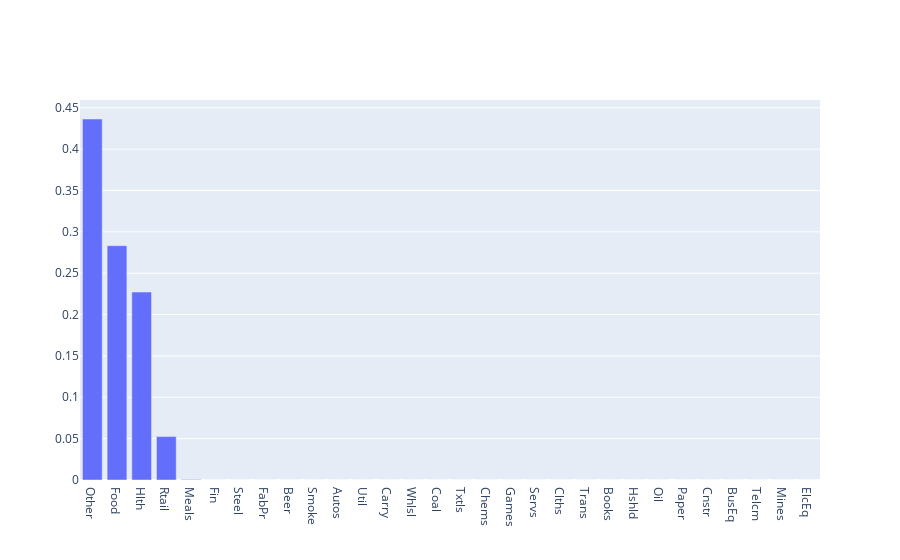

Here is the notebook cell this chart was saved with:
### Markdown cell above
STYLE ANALYZE OF BRKA_M FOR LAST DECADE FROM 2009

### Code cell
wts_09 = erk.style_analyze(brka_m, ind, start_period='2009')
plot_style(wts_09)

### Figure 1 — Plotly figure (JSON) as saved in the notebook; plotly's stock layout.template omitted (floating-point values rounded to 4 significant figures)
{"data": [{"type": "bar", "x": ["Other", "Food", "Hlth", "Rtail", "Meals", "Fin", "Steel", "FabPr", "Beer", "Smoke", "Autos", "Util", "Carry", "Whlsl", "Coal", "Txtls", "Chems", "Games", "Servs", "Clths", "Trans", "Books", "Hshld", "Oil", "Paper", "Cnstr", "BusEq", "Telcm", "Mines", "ElcEq"], "y": [0.4364, 0.2833, 0.2272, 0.05248, 0.0006802, 8.186e-17, 5.302e-17, 5.02e-17, 4.619e-17, 3.654e-17, 2.841e-17, 2.407e-17, 2.277e-17, 2.212e-17, 2.136e-17, 2.071e-17, 1.876e-17, 1.453e-17, 5.746e-18, 4.337e-18, 0.0, 0.0, 0.0, 0.0, 0.0, 0.0, 0.0, 0.0, 0.0, 0.0]}], "layout": {}}
